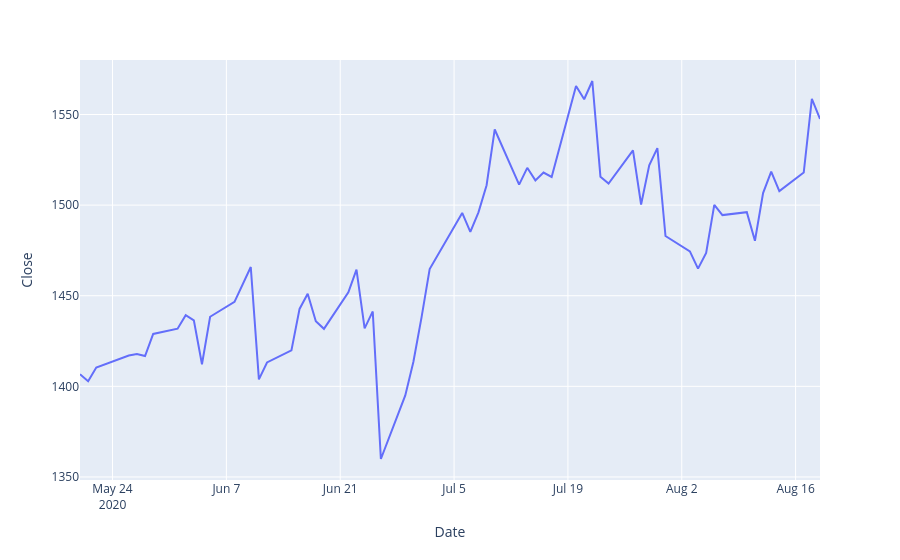

The code cell stored with this chart in its notebook:
### Code cell
px.line(df, x='Date',y=df['Close'])
